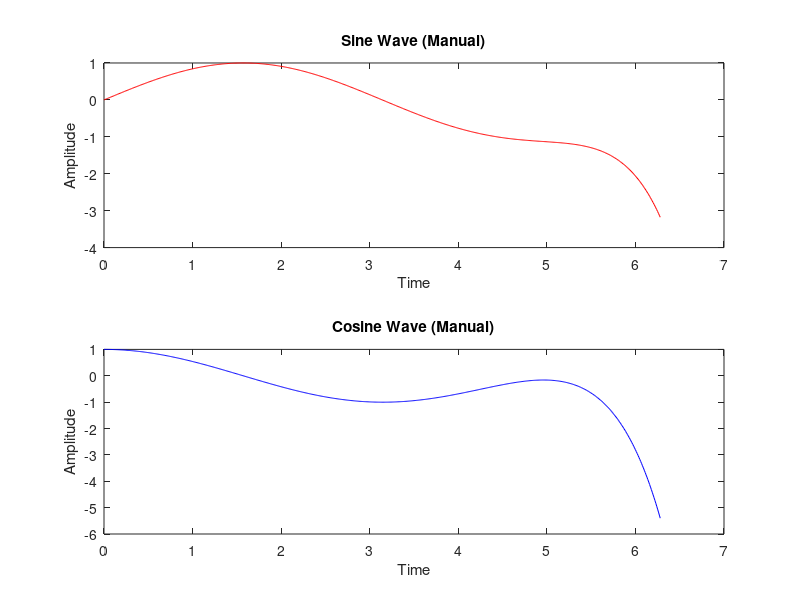

This figure's MATLAB source:

t = 0:0.01:2*pi; 

sine_wave = zeros(1, length(t));
cosine_wave = zeros(1, length(t));

function f = myFactorial(n)
    f = 1;
    for i = 1:n
        f = f * i;
    end
end


for i = 1:length(t)
    x = t(i);

    sine_val = 0;
    for n = 0:5  % 5 terms
        term = ((-1)^n) * (x^(2*n+1)) / myFactorial(2*n+1);
        sine_val = sine_val + term;
    end
    sine_wave(i) = sine_val;

    cosine_val = 0;
    for n = 0:5
        term = ((-1)^n) * (x^(2*n)) / myFactorial(2*n);
        cosine_val = cosine_val + term;
    end
    cosine_wave(i) = cosine_val;
end


figure;


subplot(2,1,1); 
plot(t, sine_wave, 'r');  
title('Sine Wave (Manual)');
xlabel('Time');
ylabel('Amplitude');


subplot(2,1,2); 
plot(t, cosine_wave, 'b');  
title('Cosine Wave (Manual)');
xlabel('Time');
ylabel('Amplitude');
